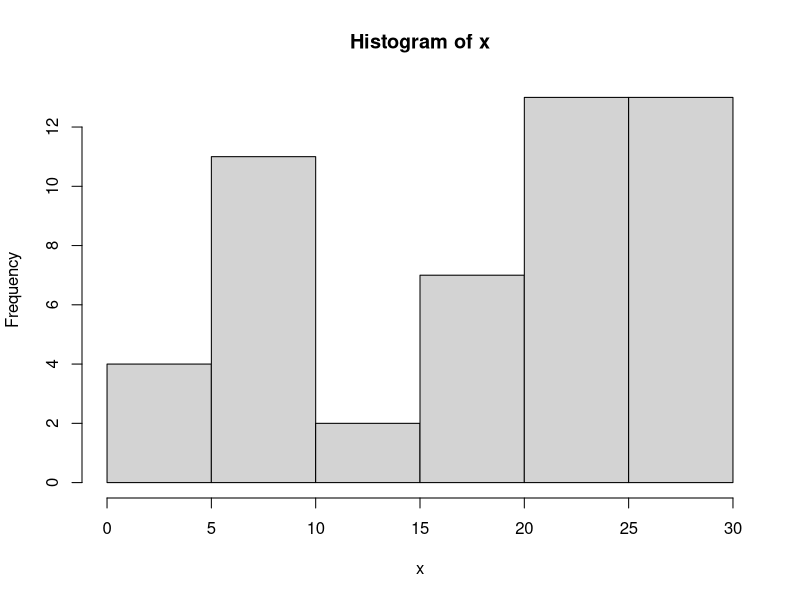
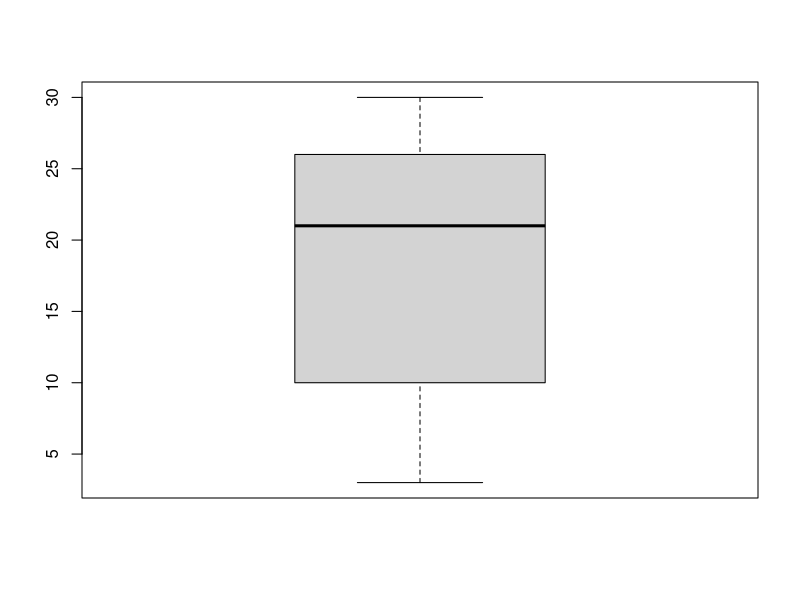
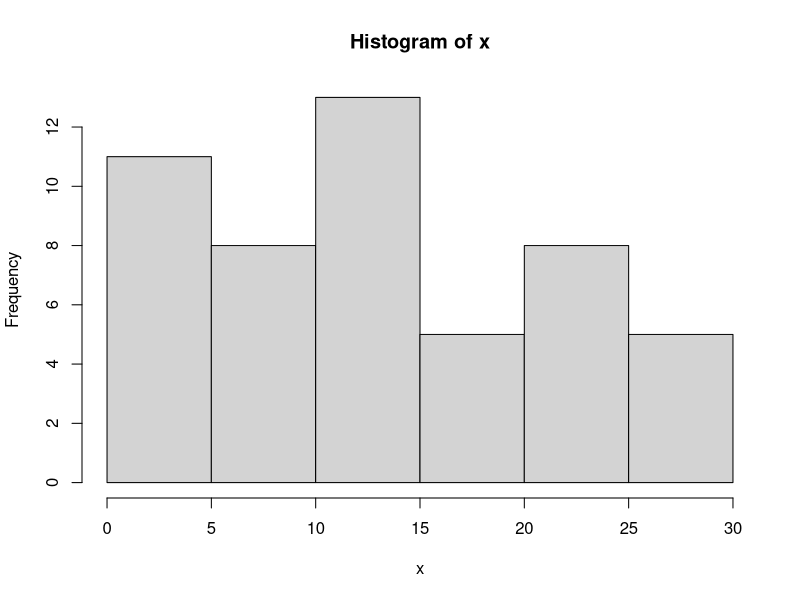
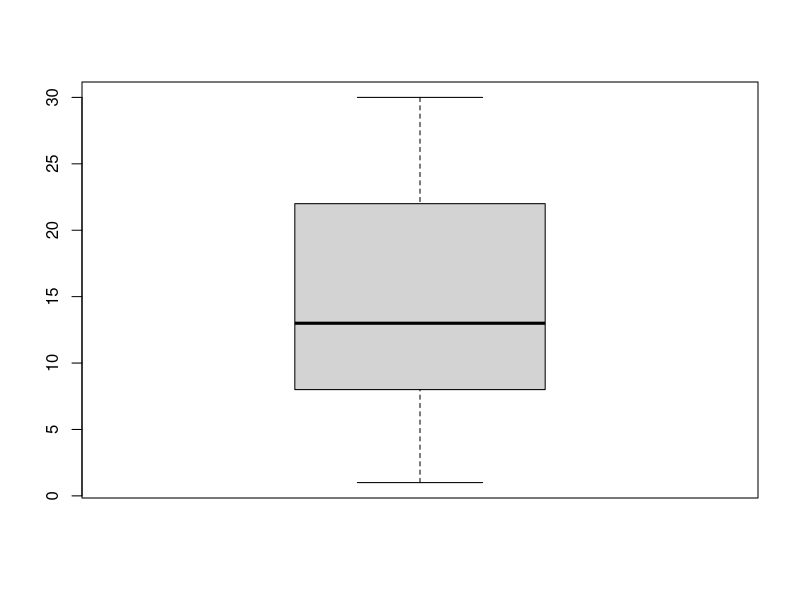
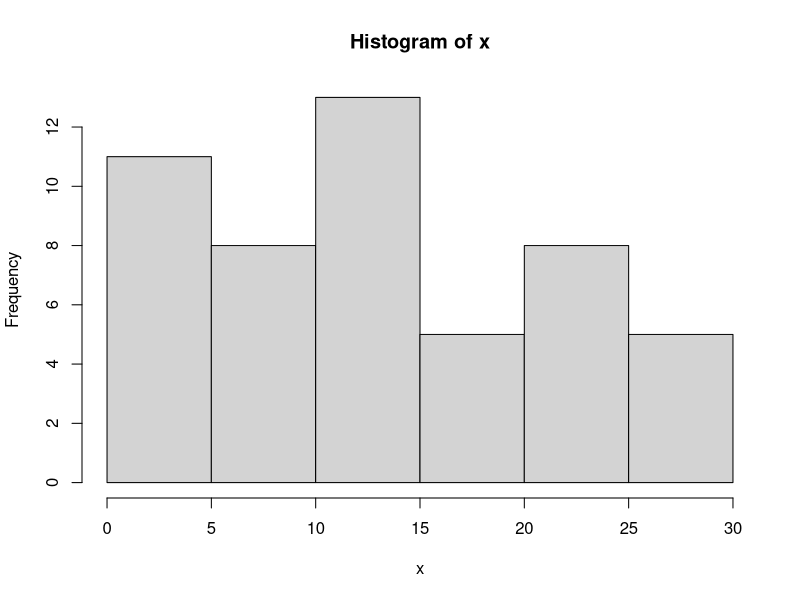
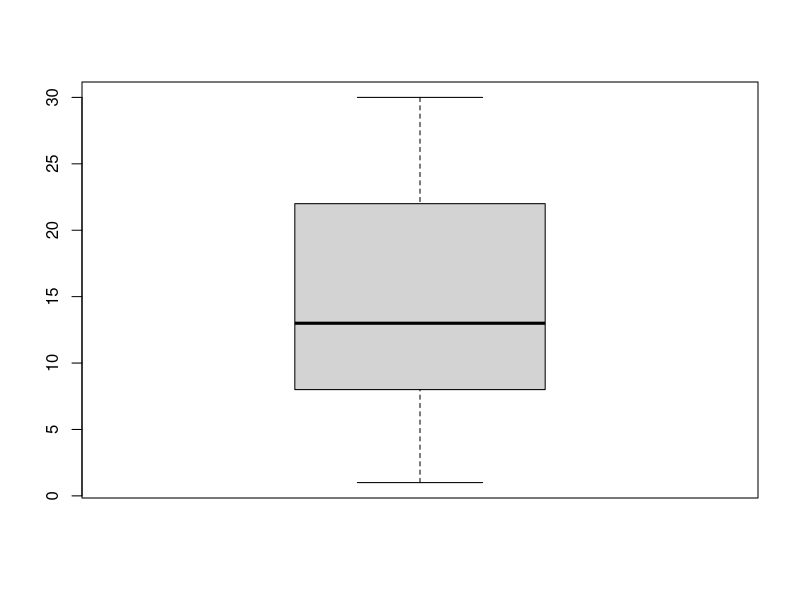
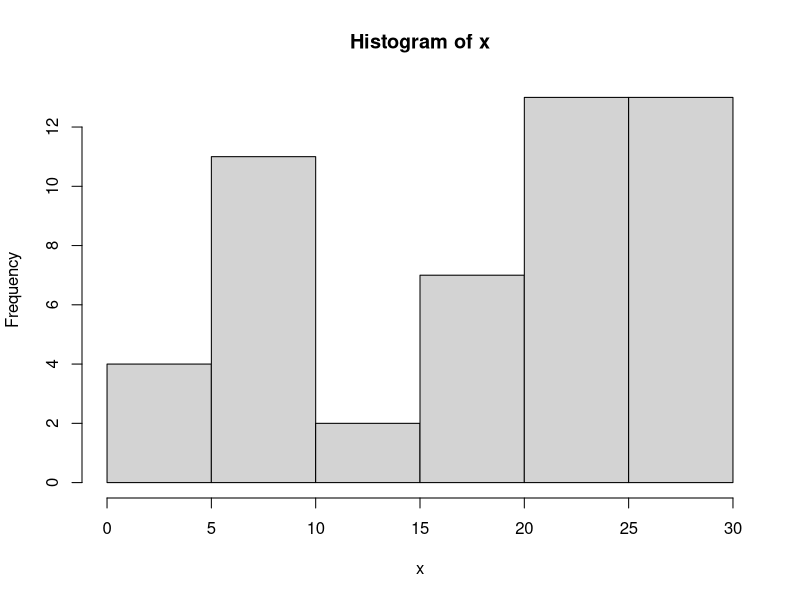
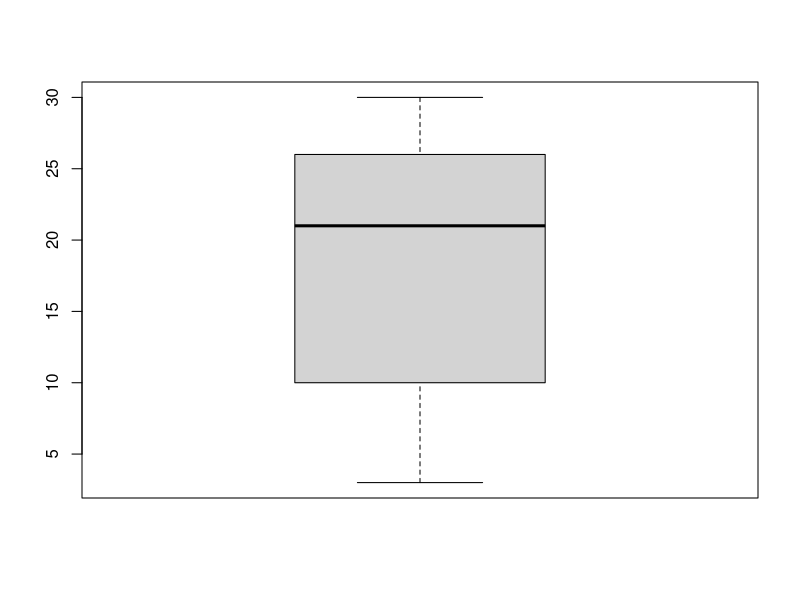

Generate these figures, in order, with R:
#Funções

#criando dados
?sample

n<- sample(1:30,50,replace=TRUE)
m<- sample(1:30,50,replace=TRUE)


#Fórmula geral
#nome<- function (x){ transformar x}

teste<- function(x){ 
  x+1}


teste(4)
teste(0)

teste(m)

teste<- function(x){ 
  x+1
  x+5}

teste(4)
teste(0)

#dentro de uma função, R tenta ser o mais discreto possível, apenas retorna o último valor
#por isso o print() se faz necessário

teste<- function(x){ 
  print(x+1)
  print(x+5)}

teste(1)

teste(m)

#Em geral, escreve-se funções para evitar repetições de linhas e/ou comandos complicados

resumo<- function(x){
  print(mean(x))
  print(sd(x))
  hist(x)
  boxplot(x)
}

resumo(m)
resumo(n)

#detalhar um pouco mais

resumo<- function(x){
print("média")  
  print(mean(x))
  print("desvio padrão")
  print(sd(x))
  hist(x)
  boxplot(x)
}


resumo(n)
resumo(m)

resumo(1:20)
